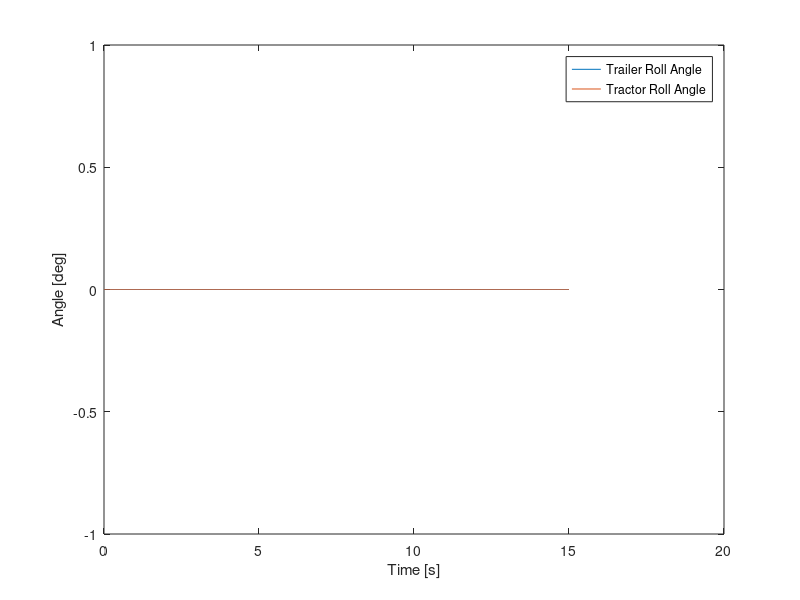

MATLAB code to generate this figure: (Note: this script raises an error after producing the figure.)
%% Axicle_Tractor_Rollover_Dyn_ETS_v1.m
% 7/15/21
% S. Krug
% Notes:
%
% 7/15/21 - Initial start
%

clear all
close all
clc
%% Time Series Parameters
sampling_freq_hz = 100; %hz
time_step_s = 1/sampling_freq_hz; % s
total_run_time_s =15; % sec
time_s = linspace(0, total_run_time_s, sampling_freq_hz*total_run_time_s)';

%% Aero Calcs
%use allowable windspeed table as inputs for aero calculation?
v_mph = 70;
v_mps = v_mph*0.44704;
rho_kgpm3 = 1.225;


TRAC_Cd = 1.5;
TRAC_A_m2 = 21;

TRAIL_Cd = 1.65;
TRAIL_A_m2 = 66.42; %13.5ft x 53ft = 66.42 m^2

TRAC_Fd_N = 0.5*rho_kgpm3*(v_mps^2)*TRAC_Cd*TRAC_A_m2;
TRAIL_Fd_N = 0.5*rho_kgpm3*(v_mps^2)*TRAIL_Cd*TRAIL_A_m2;

%% Mass Properties
g_mps2 = 9.81;
slack_angle = 50; %angle in deg when tractor inertia is added on, and tractor plus trailer roll together at same rate.
%Tractor
TRAC_height_cg_m = 1.1;
TRAC_mass_kg = 6970;
TRAC_inertia_roll_kgm2 = 37500;
TRAC_trackwidth_m = 2.53;
TRAC_height_cp_m = 1.925;
TRAC_force_drag_N = TRAC_Fd_N;
TRAC_force_weight_N = g_mps2*TRAC_mass_kg;

%Trailer
TRAIL_height_cg_m = 2.1;
TRAIL_mass_kg = 22142;
TRAIL_inertia_roll_kgm2 = 95000;
TRAIL_trackwidth_m = 2.53;
TRAIL_height_cp_m = 2.18;
TRAIL_force_drag_N = TRAIL_Fd_N;
TRAIL_force_weight_N = g_mps2*TRAIL_mass_kg;

%% Variables & Inputs
%Tractor
TRAC_d_cg_y_m_i = TRAC_height_cg_m;
TRAC_d_cg_x_m_i = TRAC_trackwidth_m/2;
TRAC_theta_cg_rad_i = atan(TRAC_d_cg_x_m_i/TRAC_d_cg_y_m_i);

TRAC_d_cp_y_m_i = TRAC_height_cp_m;
TRAC_d_cp_x_m_i = TRAC_trackwidth_m/2;
TRAC_theta_cp_rad_i = atan(TRAC_d_cp_x_m_i/TRAC_d_cp_y_m_i);

%Trailer
TRAIL_d_cg_y_m_i = TRAIL_height_cg_m;
TRAIL_d_cg_x_m_i = TRAIL_trackwidth_m/2;
TRAIL_theta_cg_rad_i = atan(TRAIL_d_cg_x_m_i/TRAIL_d_cg_y_m_i);

TRAIL_d_cp_y_m_i = TRAIL_height_cp_m;
TRAIL_d_cp_x_m_i = TRAIL_trackwidth_m/2;
TRAIL_theta_cp_rad_i = atan(TRAIL_d_cp_x_m_i/TRAIL_d_cp_y_m_i);

%Inertias
TRAC_r_cg_m = TRAC_d_cg_x_m_i/(sin(TRAC_theta_cg_rad_i));
TRAC_I_pat_kgm2 = TRAC_inertia_roll_kgm2 + TRAC_mass_kg*TRAC_r_cg_m^2; %use this inertia

TRAIL_r_cg_m = TRAC_d_cg_x_m_i/(sin(TRAC_theta_cg_rad_i));
TRAIL_I_pat_kgm2 = TRAIL_inertia_roll_kgm2 + TRAIL_mass_kg*TRAIL_r_cg_m^2; %use this inertia
%Radii to calculate d_cg_x_m and d_cp_y_m during dynamic motion
TRAC_r_cp_m = TRAC_d_cp_x_m_i/(sin(TRAC_theta_cp_rad_i));
TRAIL_r_cp_m = TRAIL_d_cp_x_m_i/(sin(TRAIL_theta_cp_rad_i));

%% Time Domain Dynamics
% Trailer initiates rollover motion typically, so calculate that one first,
% then that inertia/energy addds to tractor, which already had 'some' force
% on it from original aerodynamics

% Calculate new angle instance
% if XXXX_tq_nm <0, no tip acceleration

%calculate angles for cp and cg, then calculate global "reference" angle,
%i.e. trailer/trac angles

%initialize vars
TRAC_tq_nm = zeros(length(time_s),1);
TRAC_d_cg_x_m = zeros(length(time_s),1);
TRAC_d_cp_y_m = zeros(length(time_s),1);
TRAC_alpha_rps2 = zeros(length(time_s),1);
TRAC_omega_rps = zeros(length(time_s),1);
TRAC_theta_cg_rad = zeros(length(time_s),1);
TRAC_theta_cp_rad = zeros(length(time_s),1);
TRAC_theta_cg_rad(1) = TRAC_theta_cg_rad_i; %first angle is static angle
TRAC_theta_cp_rad(1) = TRAC_theta_cp_rad_i; %first angle is static angle
TRAC_roll_angle_rad = zeros(length(time_s),1);
TRAC_roll_angle_rad(1) = 0; %first angle is static angle

TRAIL_tq_nm = zeros(length(time_s),1);
TRAIL_d_cg_x_m = zeros(length(time_s),1);
TRAIL_d_cp_y_m = zeros(length(time_s),1);
TRAIL_alpha_rps2 = zeros(length(time_s),1);
TRAIL_omega_rps = zeros(length(time_s),1);
TRAIL_theta_cg_rad = zeros(length(time_s),1);
TRAIL_theta_cp_rad = zeros(length(time_s),1);
TRAIL_theta_cg_rad(1) = TRAIL_theta_cg_rad_i; %first angle is static angle
TRAIL_theta_cp_rad(1) = TRAIL_theta_cp_rad_i; %first angle is static angle
TRAIL_roll_angle_rad = zeros(length(time_s),1);
TRAIL_roll_angle_rad(1) = 0; %first angle is static angle

% trailer_counter = zeros(length(time_s),1);
trailer_counter = 1;
TT_omega_rps = zeros(length(time_s),1);
TOTAL_tq_nm = zeros(length(time_s),1);
TOTAL_alpha_rps2 = zeros(length(time_s),1);
TOTAL_omega_rps = zeros(length(time_s),1);
TOTAL_roll_angle_rad = zeros(length(time_s),1);

% Assumes trailer ALWAYS initiates rollover
for t = 1:length(time_s)-1
    
    dt = time_s(t+1) - time_s(t);
    
    if (TRAIL_roll_angle_rad(t)*57.29) < slack_angle && trailer_counter == 1 %get the trailer up to speed first
        
        if t == 1
            TRAIL_tq_nm(t) = ((TRAIL_force_drag_N*TRAIL_d_cp_y_m_i)-(TRAIL_force_weight_N*TRAIL_d_cg_x_m_i));
            %TRAIL_tq_nm(t) = 0;
        else
            
            %TRAC_tq_nm(t) = ((TRAC_force_drag_N*TRAC_d_cp_y_m_i)-(TRAC_force_weight_N*TRAC_d_cg_x_m_i)); %fill array with tractor net torque
            
            TRAIL_d_cg_x_m(t) = sin(TRAIL_theta_cg_rad(t))*TRAIL_r_cg_m; %new moment arm for new cg torque
            TRAIL_d_cp_y_m(t) = cos(TRAIL_theta_cp_rad(t))*TRAIL_r_cp_m; %new moment arm for cp torque
            TRAIL_tq_nm(t) = (TRAIL_force_drag_N*TRAIL_d_cp_y_m(t))-(TRAIL_force_weight_N*TRAIL_d_cg_x_m(t));
        end
        
        %check if tq is negative, reset to zero tq for acceleration
        if TRAIL_tq_nm(t) < 0
            TRAIL_tq_nm(t) = 0;
        end
        
        %Angular Acceleration
        TRAIL_alpha_rps2(t+1) = TRAIL_tq_nm(t)/TRAIL_I_pat_kgm2;
        %Angular Rate
        TRAIL_omega_rps(t+1) = TRAIL_omega_rps(t)+TRAIL_alpha_rps2(t+1)*dt;
        %Angle Change
        
        %     TRAIL_theta_cg_rad(t+1) = TRAIL_theta_cg_rad(t)+TRAIL_omega_rps(t+1)*dt;
        %     TRAIL_theta_cp_rad(t+1) = TRAIL_theta_cp_rad(t)+TRAIL_omega_rps(t+1)*dt;
        
        %Resolved roll angle assuming start = 0deg
        TRAIL_roll_angle_rad(t+1) = TRAIL_roll_angle_rad(t)+TRAIL_omega_rps(t+1)*dt;
        %new angles?
        TRAIL_theta_cg_rad(t+1) = TRAIL_theta_cg_rad(1) - TRAIL_roll_angle_rad(t+1); %angles are decreasing..?
        TRAIL_theta_cp_rad(t+1) = TRAIL_theta_cp_rad(1) - TRAIL_roll_angle_rad(t+1); %angles are decreasing..?
        
        
        
    else %add in inertias from trailer
        
        if trailer_counter == 1
            %conservation of angular momentum, add trailer + tractor
            %using conservation of angular momentum, because when the slack
            %is all taken up, there is energy in the roll motion of the
            %trailer that is trasnferred to tractor + trailer, meaning it's
            %potentially easier to roll over
            %inertias together to get initial total rate L = I*omega
            momentum_initial = TRAIL_I_pat_kgm2*TRAIL_omega_rps(t);
            %TT_omega_rps = TRAIL_omega_rps; %add in previous rate built up by trailer initially
            TOTAL_I_kgm2 = TRAIL_I_pat_kgm2+TRAC_I_pat_kgm2;
            %TOTAL_omega_rps(t) = momentum_initial/(TOTAL_I_kgm2); %assuming tractor "instantly" accelerates to the rate
            TRAC_omega_rps(t) = momentum_initial/(TOTAL_I_kgm2);
            TRAIL_omega_rps(t) = momentum_initial/(TOTAL_I_kgm2);
            %imposed based on conservation of angular momentum. Trailer is
            %also traveling at this speed now, hence "total omega".
            %TRAIL_omega_rps(t) = TOTAL_omega_rps(t);
            transition_instance = t;
            
            TRAC_theta_cg_rad(transition_instance) = TRAC_theta_cg_rad_i; %angle AT start of transition
            TRAC_theta_cg_rad(transition_instance) = TRAC_theta_cp_rad_i; %angle AT start of transition
        end
        
        %         %initial net torque on tractor
        %         TRAC_tq_nm(t) = ((TRAC_force_drag_N*TRAC_d_cp_y_m_i)-(TRAC_force_weight_N*TRAC_d_cg_x_m_i));
        %
        % conservation of momentum calculation? energy transfer calc to get
        % intial rate?
        
        
        
        %Calculate individual components of moment arms
        TRAIL_d_cg_x_m(t) = sin(TRAIL_theta_cg_rad(t))*TRAIL_r_cg_m; %new moment arm for new cg torque
        TRAIL_d_cp_y_m(t) = cos(TRAIL_theta_cp_rad(t))*TRAIL_r_cp_m; %new moment arm for cp torque
        TRAC_d_cg_x_m(t) = sin(TRAC_theta_cg_rad(t))*TRAC_r_cg_m; %new moment arm for new cg torque
        TRAC_d_cp_y_m(t) = cos(TRAC_theta_cp_rad(t))*TRAC_r_cp_m; %new moment arm for cp torque
        %TRAIL_tq_nm(t) = (TRAIL_force_drag_N*TRAIL_d_cp_y_m(t))-(TRAIL_force_weight_N*TRAIL_d_cg_x_m(t));
        %Calculate individual components of torque w/ updated moment arms.
        
        
        
        trailer_torque = (TRAIL_force_drag_N*TRAIL_d_cp_y_m(t))-(TRAIL_force_weight_N*TRAIL_d_cg_x_m(t));
        
        if TRAC_roll_angle_rad(t) >= 0
            tractor_torque = (TRAC_force_drag_N*TRAC_d_cp_y_m(t))-(TRAC_force_weight_N*TRAC_d_cg_x_m(t));
            %         else % if tractor roll angle falls back down to 0, then use the tractor static torque
            %             tractor_torque = (TRAC_force_drag_N*TRAC_d_cp_y_m(transition_instance))-(TRAC_force_weight_N*TRAC_d_cg_x_m(transition_instance));
        else % if tractor roll angle falls back down to 0, then assume NO tractor torque
            tractor_torque = 0;
        end
        
        TOTAL_tq_nm(t) = trailer_torque + tractor_torque;
        
        
        
        %Angular Acceleration
        if TRAC_roll_angle_rad(t) >= 0 % for instance where tractor + trailer moving up
            %TOTAL_alpha_rps2(t+1) = TOTAL_tq_nm(t)/TOTAL_I_kgm2;
            TRAC_alpha_rps2(t+1) = TOTAL_tq_nm(t)/TOTAL_I_kgm2;
            TRAIL_alpha_rps2(t+1) = TOTAL_tq_nm(t)/TOTAL_I_kgm2;
        else% if tractor roll angle fell back down to below zero,
            %TOTAL_alpha_rps2(t+1) = TOTAL_tq_nm(t)/TRAIL_I_pat_kgm2;
            TRAC_alpha_rps2(t+1) = 0;
            TRAIL_alpha_rps2(t+1) = TOTAL_tq_nm(t)/TRAIL_I_pat_kgm2;
        end
        
        %Angular Rate
        if TRAC_roll_angle_rad >= 0 % for instance where tractor + trailer moving up
            %             TOTAL_omega_rps(t+1) = TOTAL_omega_rps(t)+TOTAL_alpha_rps2(t+1)*dt;
            %             TRAIL_omega_rps(t+1) = TOTAL_omega_rps(t)+TOTAL_alpha_rps2(t+1)*dt;
            TRAC_omega_rps(t+1) = TRAC_omega_rps(t)+TRAC_alpha_rps2(t+1)*dt;
            TRAIL_omega_rps(t+1) = TRAIL_omega_rps(t)+TRAIL_alpha_rps2(t+1)*dt;
            
        else % if tractor roll angle fell back down to below zero
            %             TRAC_omega_rps(t+1) = TOTAL_omega_rps(t)+TOTAL_alpha_rps2(t+1)*dt;
            TRAC_omega_rps(t+1) = 0;
            TRAIL_omega_rps(t+1) = TRAIL_omega_rps(t)+TRAIL_alpha_rps2(t+1)*dt;
        end
        
        %Angle
        if TRAC_roll_angle_rad(t) >= 0
            TRAC_roll_angle_rad(t+1) = TRAC_roll_angle_rad(t)+TRAC_omega_rps(t+1)*dt;
            TRAIL_roll_angle_rad(t+1) = TRAIL_roll_angle_rad(t) + TRAIL_omega_rps(t+1)*dt;
        else % if tractor roll angle fell back down to below zero
            TRAC_roll_angle_rad(t+1) = TRAC_roll_angle_rad(t); %just make it the previous angle that everything stopped at, slightly below zero
            %             TRAIL_roll_angle_add_rad(t+1) = TRAC_roll_angle_rad(t)+TOTAL_omega_rps(t+1)*dt;
            %             TRAIL_roll_angle_rad(t+1) = TRAIL_roll_angle_rad(transition_instance) + TRAIL_roll_angle_add_rad(t+1);
            TRAIL_roll_angle_rad(t+1) = TRAIL_roll_angle_rad(t) + TRAIL_omega_rps(t+1)*dt;
        end
        
        
        %new angles; take previous angle value once this part of the loop started and subtract the new delta
        %angle created based on the total angle change with total inertia
        %and torque
        
        TRAIL_theta_cg_rad(t+1) = TRAIL_theta_cg_rad(transition_instance) - TRAC_roll_angle_rad(t+1);
        TRAIL_theta_cp_rad(t+1) = TRAIL_theta_cp_rad(transition_instance) - TRAC_roll_angle_rad(t+1);
        TRAC_theta_cg_rad(t+1) = TRAC_theta_cg_rad(transition_instance) - TRAC_roll_angle_rad(t+1);
        TRAC_theta_cp_rad(t+1) = TRAC_theta_cp_rad(transition_instance) - TRAC_roll_angle_rad(t+1);
        
        % If trailer rolls over completely, terminate simulation
        if (TRAIL_roll_angle_rad(t+1)*57.29) > 90 || TRAIL_roll_angle_rad(t+1)*57.29 < 0
            break
        end
        
        %if tractor goes back down to zero AFTER already being rolled up
        %slightly, terminate simulation. Tractor is stuck at zero roll
        %angle, and trailer is just rolled on onto outer wheels and
        %maintaining angle with zero rate
        if TRAC_roll_angle_rad(t+1)*57.29 < 0
            TRAIL_alpha_rps2(t+1:end) = 0;
            TRAIL_omega_rps(t+1:end) = 0;
            TRAIL_roll_angle_rad(t+1:end) = TRAIL_roll_angle_rad(t);
            break
        end
        
        trailer_counter = trailer_counter+1;
        
    end
end



figure(1)
plot(time_s,TRAIL_roll_angle_rad*57.29, time_s, TRAC_roll_angle_rad*57.29)
legend({'Trailer Roll Angle','Tractor Roll Angle'})
ylabel('Angle [deg]')
xlabel('Time [s]')
Plotter(1)

figure(2)
plot(time_s,TRAIL_omega_rps*57.29,'LineWidth',10)
hold on
plot(time_s, TRAC_omega_rps*57.29,'LineWidth',3)
legend({'Trailer Roll Rate','Tractor Roll Rate'})
ylabel('Angular Rate [deg/s]')
xlabel('Time [s]')
Plotter(1)

figure(3)
plot(time_s,TRAIL_alpha_rps2*57.29,'LineWidth',10)
hold on
plot(time_s, TRAC_alpha_rps2*57.29,'LineWidth',3)
legend({'Trailer Angular Acceleration','Tractor Angular Acceleration'})
ylabel('Angular Acceleration [deg/s^2]')
xlabel('Time [s]')
Plotter(1)

